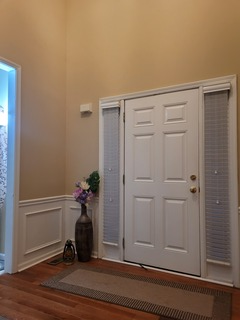
#> input picture test_data_6/0 0.jpg, 240 x 320 px; its folder holds 4 pictures in this run
$ jupyter execute --allow-errors 'Mosaic v3.ipynb'
#> lines starting #> are read from the running program, lines starting #| are printed output that depends on the picture
[cell 1]
import numpy as np
import cv2
import sklearn
import scipy
import imageio
import math
from skimage.color import rgb2gray
import matplotlib.pyplot as plt
from scipy.optimize import least_squares, minimize_scalar, root_scalar
import glob

[cell 2]
def extract_num(fp):
    return int(fp.split('.')[0].split(' ')[1])

[cell 3]
# find the offsets for the horizontal images
# [6 lines left out: function get_phase_correlations, not called in this run]

[cell 4]
def combine_images(image1, image2, offset_x, offset_y):
    offset_x = -int(offset_x)
    offset_y = int(offset_y)
    if offset_x < 0:
        merge_width = max(image2.shape[1], image1.shape[1]-offset_x)
        warp_offset_x = 0
        ref_offset_x = offset_x
    else:
        merge_width = max(image2.shape[1] + offset_x, image1.shape[1])
        warp_offset_x = offset_x
        ref_offset_x = 0
    if offset_y < 0:
        merge_height = max(image2.shape[0], image1.shape[0]-offset_y)
        warp_offset_y = 0
        ref_offset_y = offset_y
    else:
        merge_height = max(image2.shape[0] + offset_y, image1.shape[0])
        warp_offset_y = offset_y
        ref_offset_y = 0

    combined_image = np.zeros((merge_height,merge_width,3)).astype(np.uint8)
    for y in range(image2.shape[0]):
        for x in range(image2.shape[1]):
            combined_image[y+warp_offset_y,x+warp_offset_x] = image2[y,x]

    for y in range(image1.shape[0]):
        for x in range(image1.shape[1]):
            if np.all((combined_image[y-ref_offset_y,x-ref_offset_x] == 0)):
                combined_image[y-ref_offset_y, x-ref_offset_x] = image1[y,x]
    return combined_image

[cell 5]
# calculate f: 2pi - 2 * sum(atan(d_i /f)) = 0
def compute_f(widths):
    widths = np.asarray(widths)
    def cost(f):
        goal = 2*np.pi
        val = 2*np.arctan(widths / f).sum()
        return val - goal

    def costprime(f):
        # derivative of cost
        return (widths / (widths ** 2 + f ** 2)).sum()

    res = root_scalar(cost, bracket=(250, 750), fprime=costprime)
    return(res.root)

[cell 6]
# [6 lines left out: function horizontalAngle, not called in this run]

[cell 7]
# [6 lines left out: function verticalAngle, not called in this run]

[cell 8]
# read in the images
row0_files = sorted(glob.glob("test_data_6/0*"), key=extract_num)
row1_files = sorted(glob.glob("test_data_6/1*"), key=extract_num)

# row0 is horizontal, and row1 is above the horizontal
row0, row1 = [cv2.imread(i) for i in row0_files], [cv2.imread(i) for i in row1_files]
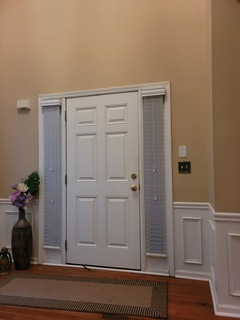
#> input picture test_data_6/0 1.jpg, 240 x 320 px
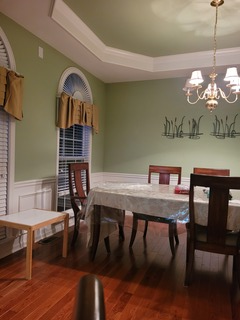
#> input picture test_data_6/0 10.jpg, 240 x 320 px
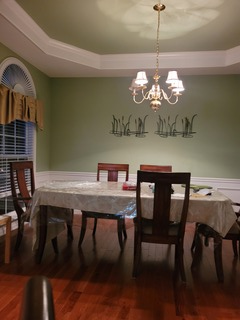
#> input picture test_data_6/0 11.jpg, 240 x 320 px
#> row1 = []

image_matrix = [row1, row0]

[cell 9]
# Compute Phase Correlations
phase_corr_rows = [[[0,0] for y in x] for x in image_matrix]
#> phase_corr_rows = [[], [[0, 0], [0, 0], [0, 0], [0, 0]]]
for r_i in range(len(image_matrix)):
    for c_i in range(len(image_matrix[r_i]) - 1):
        curr_corr = cv2.phaseCorrelate(rgb2gray(image_matrix[r_i][c_i]), rgb2gray(image_matrix[r_i][c_i+1]))
        phase_corr_rows[r_i][c_i+1] = [curr_corr[0][0], curr_corr[0][1]]
#> this loop made 2 passes
#> after the loop, phase_corr_rows = [[], [[0, 0], [-58.97, -0.445], [-70.77, -95.56], [-56.5, 1.86]]]

[cell 10]
# Simple Combine Images
simple_combine_rows = []
for r_i in range(len(image_matrix)):
    combined_image = None
    offset_x = 0
    offset_y = 0
    for c_i in range(len(image_matrix[r_i]) - 1):
        if combined_image is None:
            combined_image = image_matrix[r_i][c_i]
        else:
            offset_x += phase_corr_rows[r_i][c_i][0]
            offset_y += phase_corr_rows[r_i][c_i][1]
            combined_image = combine_images(combined_image, image_matrix[r_i][c_i+1], offset_x, offset_y)
    simple_combine_rows.append(combined_image)
#> this loop made 2 passes
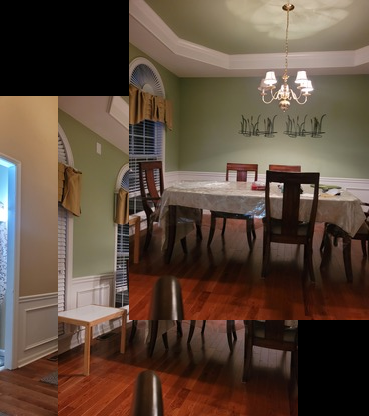
#> combined_image: shape (416, 369, 3); mean of channels 0, 1, 2 60.3, 74.1, 92.9; drawn as B, G, R
#> after the loop, simple_combine_rows = 2 items

fig,axes = plt.subplots(len(image_matrix), 1)
#> (the rest of this cell did not finish here and is left out)

[cell 11]
# Focal Lengths
focal_lengths = []
all_widths = [[-y[0] for y in x if y is not None] for x in phase_corr_rows]
#> all_widths = [[], [0, 58.97, 70.77, 56.5]]
#> (the rest of this cell did not finish here and is left out)

[cell 12]
# Compute Horizontal Angles (theta, phi)
image_angles = [[[0,0] for y in x] for x in image_matrix]
#> image_angles = [[], [[0, 0], [0, 0], [0, 0], [0, 0]]]
#> (the rest of this cell did not finish here and is left out)

[cell 13]
# [17 lines left out: function compute_transformation_matrix, not called in this run]

[cell 14]
img_trans_mat = [[None for y in x] for x in image_matrix]
#> img_trans_mat = 2 items
#> (the rest of this cell did not finish here and is left out)

[cell 15]
transformed_images = {}
for r_i in range(len(image_matrix)-1):
    for c_i in range(len(image_matrix[r_i])):
        curr = image_matrix[r_i][c_i]
        for pr_i in range(len(curr)):
            for cr_i in range(len(curr[pr_i])):
                out = np.matmul(img_trans_mat[r_i][c_i], np.asarray([pr_i,cr_i,0]))
#> this loop made 1 pass
                # IDK WHERE TO GO FROM HERE
"""
It seems like the transformation matrices are outputting transformed matrices that
are not correct. They range in the 0.0-1.0 values for x,y,z. Help
"""

#> (a cell that did not finish here is left out)

[cell 17]
# compute the vertical offsets
# [7 lines left out: function compute_col_offsets, not called in this run]

#> (the rest of this cell did not finish here and is left out)

[cell 18]
# [9 lines left out: function compute_col_angles, not called in this run]
#> (the rest of this cell did not finish here and is left out)

[cell 19]
# [48 lines left out: functions haversine_dist, create_vertical_subimage, not called in this run]

#> (a cell that did not finish here is left out)

#> (a cell that did not finish here is left out)

[cell 22]
num_cols = len(image_matrix[0])
#> num_cols = 0

vertical_subimages = []
for c in range(num_cols):
    print(f"Processing column {c}")
    col = []
    for r in range(len(image_matrix)):
        col.append(image_matrix[r][c])
    horizontal_index = 1
    v_subimage = create_vertical_subimage(col,focal_len, horizontal_index)
    vertical_subimages.append(v_subimage)
#> after the loop, vertical_subimages = []

[cell 23]
for sub in vertical_subimages:
    plt.imshow(sub)
    plt.show()
#> this loop made 0 passes
